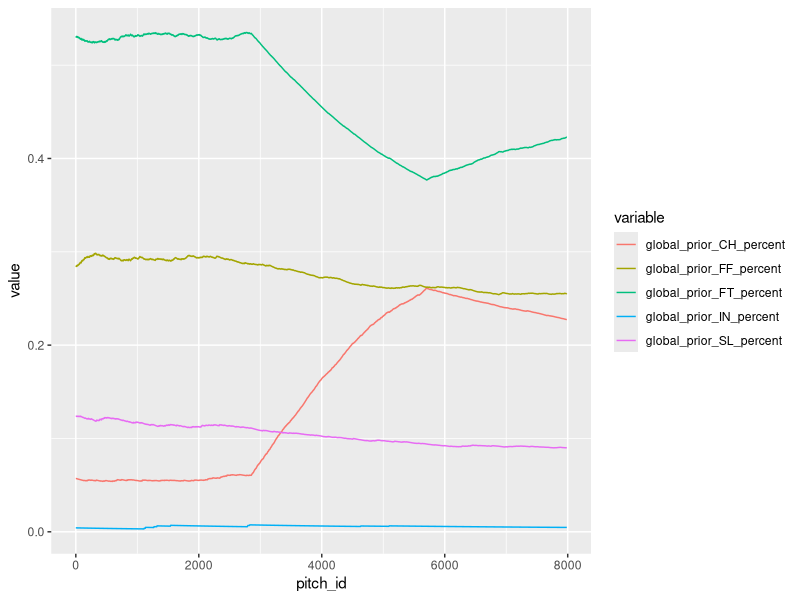
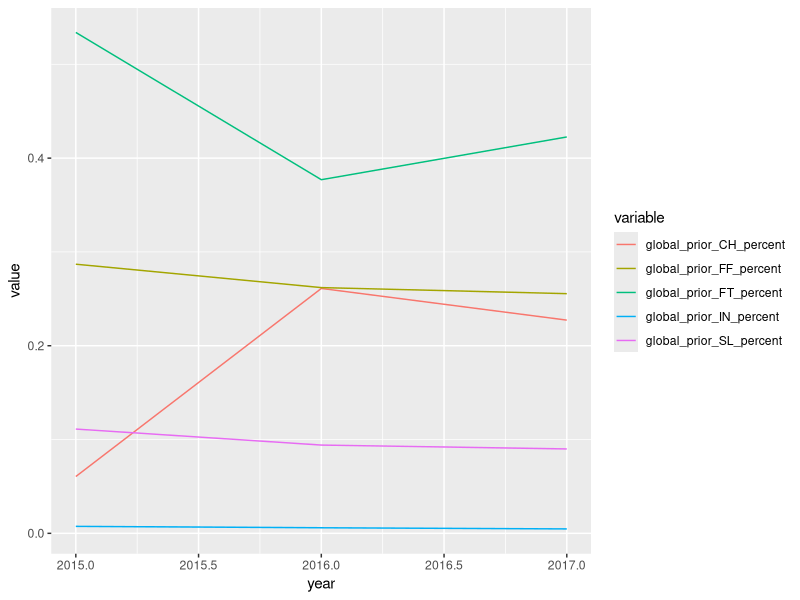
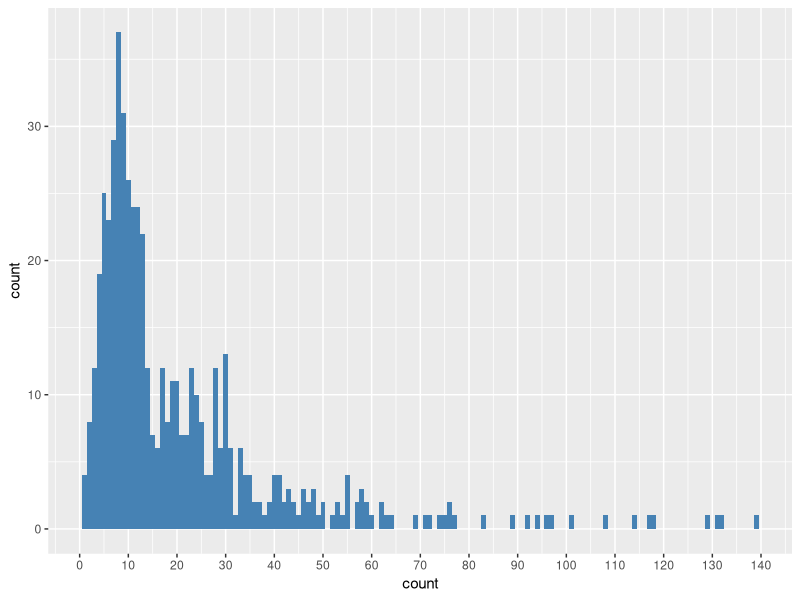
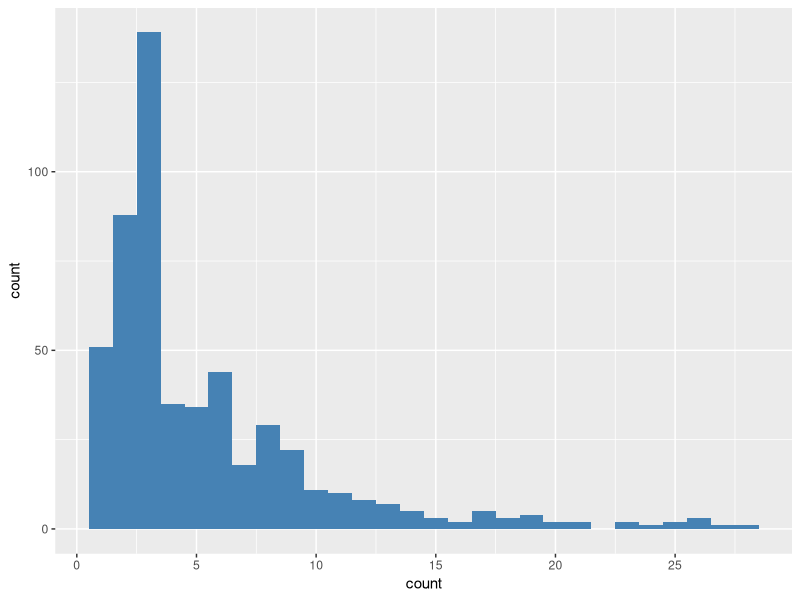
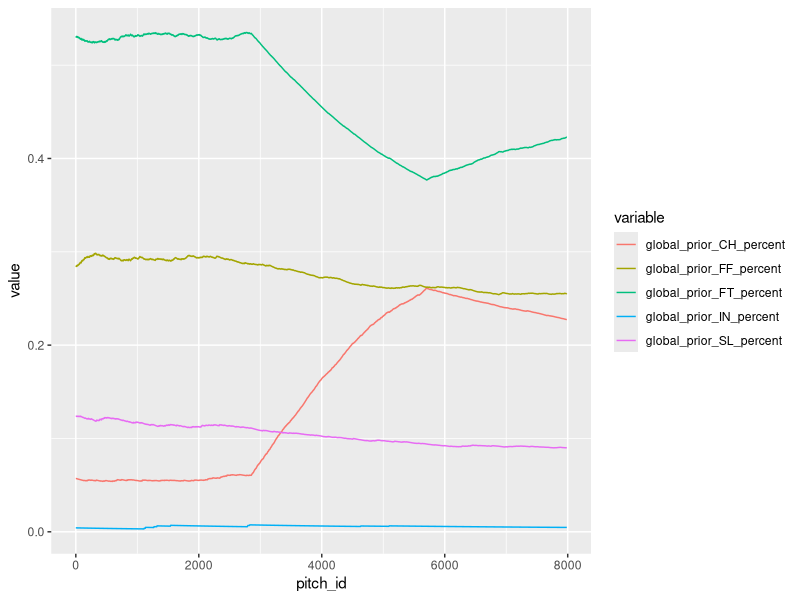
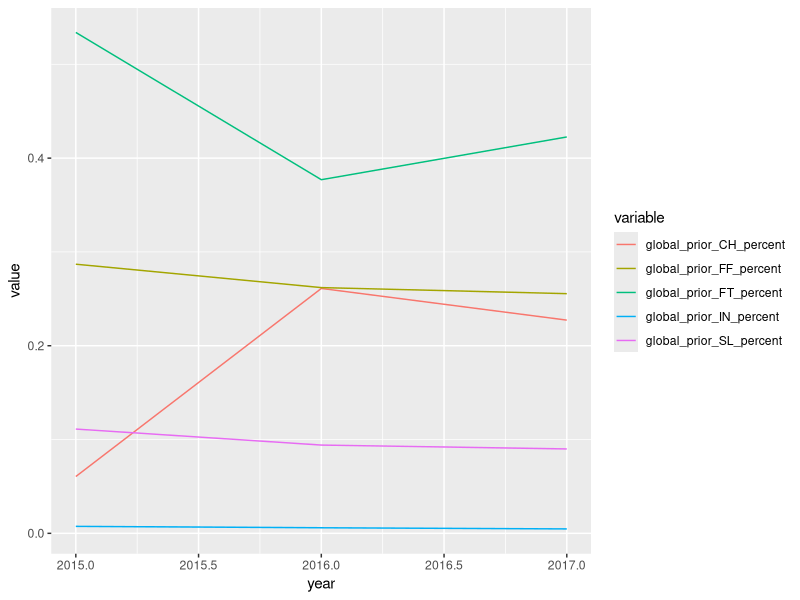
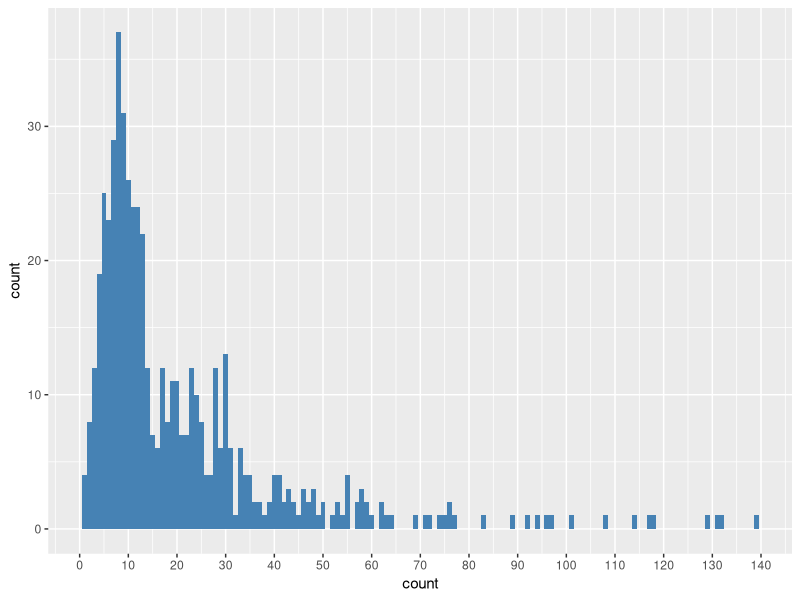
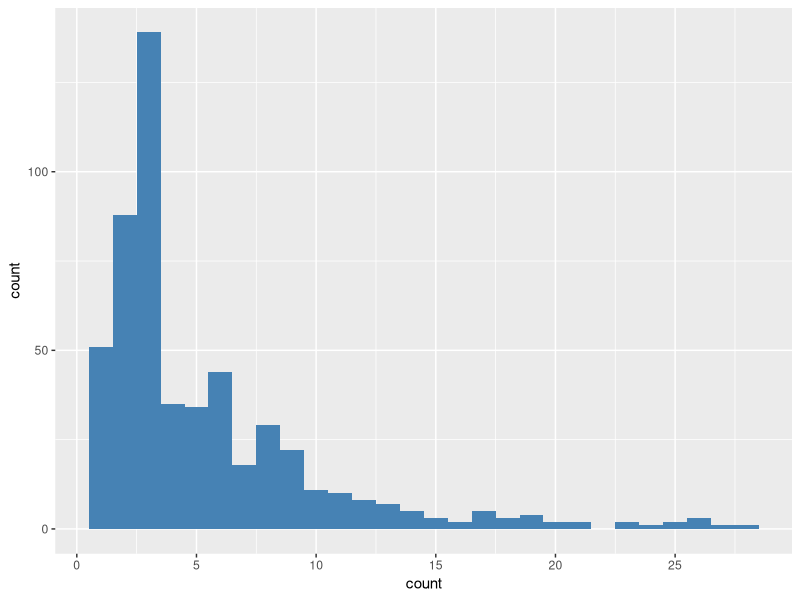

Generate these figures, in order, with R:
library('ggplot2')

df <- read.csv('pitch_freq.csv')

ggplot(df, aes(x = pitch_id, y = value, group = variable)) +
    geom_line(aes(color = variable))
ggsave('pitch_freq.pdf')

df2 <- read.csv('yearly_pitch_freq.csv')

ggplot(df2, aes(x = year, y = value, group = variable)) +
    geom_line(aes(color = variable))
ggsave('yearly_pitch_freq.pdf')

df3 <- read.csv('pitcher_vs_batter.csv')

ggplot(df3, aes(x = count)) +
    geom_histogram(binwidth = 1, fill = 'steelblue') +
    scale_x_continuous(breaks = seq(0,150,10))
ggsave('test.pdf')

df4 <- read.csv('ab_vs_batter.csv')

ggplot(df4, aes(x = count)) +
    geom_histogram(binwidth = 1, fill = 'steelblue') +
    scale_x_continuous(breaks = seq(0,30,5))
ggsave('ab_count_vs_batters.pdf')
